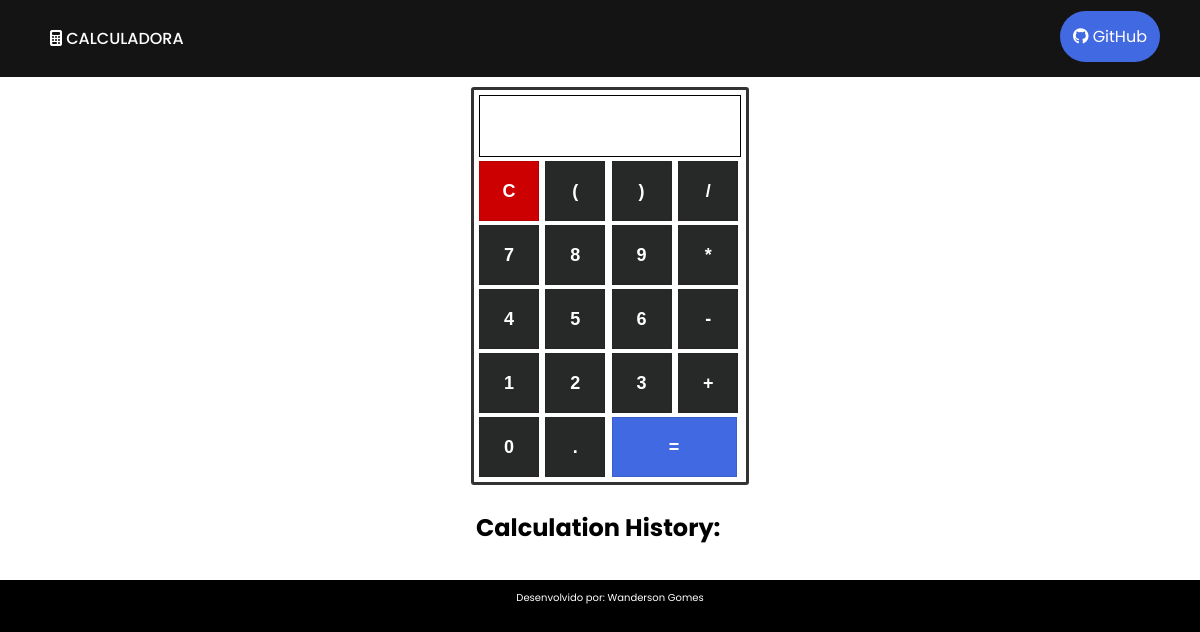
The app's page /, older data.
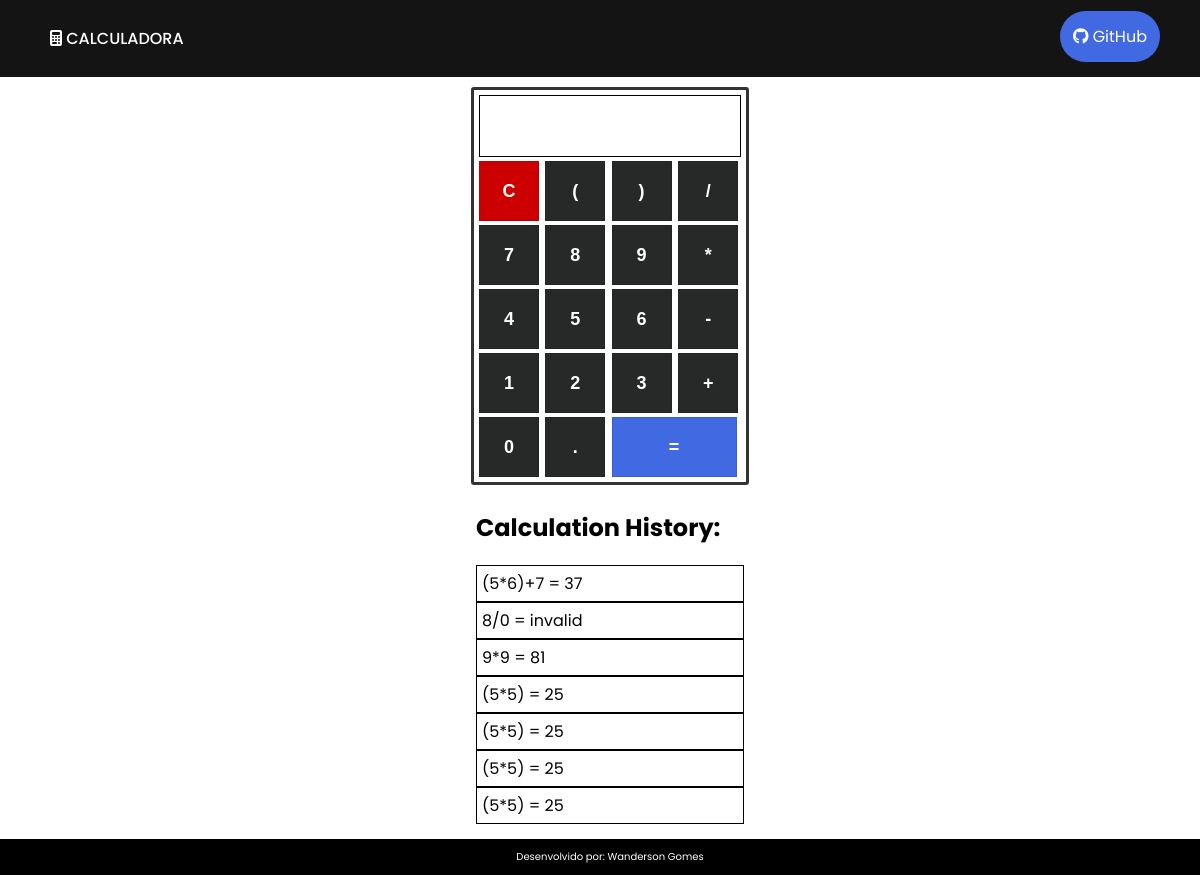
The same page, newer data.
### core/models.py (models this page shows)
class Calculation(models.Model):
    expression = models.CharField(max_length=100)
    result = models.CharField(max_length=100)
    def __str__(self):
        return f'{self.expression} = {self.result}'

### core/views.py (the view)
# urls.py: path('', core_views.page_calculator),
def page_calculator(request):
    calculations = Calculation.objects.all().order_by("-id")
    return render(request, "index.html", {'calculations': calculations})

### templates/index.html (shortened to what this page needs)
{% load static %}
<!DOCTYPE html>
<html lang="en">
<head>
    <link rel="stylesheet" href="https://cdnjs.cloudflare.com/ajax/libs/font-awesome/4.7.0/css/font-awesome.min.css">
    <link rel="stylesheet" href="{% static "css/index.css" %}">
</head>
<body>
    <header>
        <nav id="main-menu">
            <ul>
                <li class="logo"><i class="fa fa-calculator"></i> CALCULADORA</li>
                <li id="link-github"><a href="https://github.com/WandersonGomes/NUPREDS"><i class="fa fa-github fa-1g"></i> GitHub</a></li>
            </ul>
        </nav>
    </header>
    <main>
        <div class="box-calculator">
            <form id="calculator" class="calculator" action="calc/" method="GET">
                <input id="visor" name="visor" class="calculator-item visor" type="text" value="" readonly>
                <button id="btn-clear" type="button" class="clear" onclick="clearVisor();">C</button>
                <button id="btn-parentese-left" type="button" onclick="addNumberVisor('(');">(</button>
                <button id="btn-parentese-right"type="button" onclick="addNumberVisor(')');">)</button>
                <button id="btn-division" type="button" onclick="addNumberVisor('/');">/</button>
                <button id="btn-seven" type="button" onclick="addNumberVisor('7');">7</button>
                <button id="btn-eight" type="button" onclick="addNumberVisor('8');">8</button>
                <button id="btn-nine" type="button" onclick="addNumberVisor('9');">9</button>
                <button id="btn-multiplication" type="button" onclick="addNumberVisor('*');">*</button>
                <button id="btn-four" type="button" onclick="addNumberVisor('4');">4</button>
                <button id="btn-five" type="button" onclick="addNumberVisor('5');">5</button>
                <button id="btn-six" type="button" onclick="addNumberVisor('6');">6</button>
                <button id="btn-subtraction" type="button" onclick="addNumberVisor('-');">-</button>
                <button id="btn-one" type="button" onclick="addNumberVisor('1');">1</button>
                <button id="btn-two" type="button" onclick="addNumberVisor('2');">2</button>
                <button id="btn-three" type="button" onclick="addNumberVisor('3');">3</button>
                <button id="btn-sum" type="button" onclick="addNumberVisor('+');">+</button>
                <button id="btn-zero" type="button" onclick="addNumberVisor('0');">0</button>
                <button id="btn-point" type="button" onclick="addNumberVisor('.');">.</button>
                <button id="btn-equals" type="submit" class="equal"> = </button>
            </form>
        </div>
        <div id="historic">
            <h2>Calculation History:</h2>
            {% for calculation in calculations %}
            <div class="box-historic-calculation">
                {{calculation}}
            </div>
            {% endfor %}
        </div>
    </main>
    <footer>
        Desenvolvido por: Wanderson Gomes
    </footer>
</body>
</html>

### static/css/index.css (style rules this page uses)
body { background-color: #000; padding: 0; margin: 0; overflow-x: hidden; font-family: 'Poppins', sans-serif; }
header { text-align: center; background-color: rgb(20, 20, 20); padding: 10px; box-shadow: 0 0 3px rgb(61, 61, 61); }
header li { display: inline; padding-left: 45px; }
header ul #link-github a { padding: 13px; text-decoration: none; color: #FFF; background-color: royalblue; border-radius: 30px; float: right; position: relative; top: -15px; right: 30px; transition: 0.3s ease; }
header ul .logo { color: #FFF; font-weight: 500; float: left; padding-left: 0px; }
main { display: grid; justify-content: center; align-items: center; width: 100%; background: #FFF; padding: 10px; }
.box-calculator { padding: 5px; border: 3px solid rgb(51, 51, 51); background-color: rgba(255, 255, 255, 0.699); border-radius: 3px; }
.calculator { position: relative; display: grid; grid-gap: 4px; }
.calculator #visor { font-family: 'Inconsolata', monospace; grid-column: span 4; width: 240px; height: 40px; text-align: right; border: 1px solid black; outline: none; padding: 10px; font-size: 24px; }
.calculator button { height: 60px; width: 60px; color: #FFF; background-color: rgb(39, 41, 41); place-items: center; border: 1px solid rgba(0, 0, 0, .1); font-weight: 600; font-size: 18px; }
.calculator button.clear { background-color: #CC0000; }
.calculator button.equal { grid-column: span 2; width: 125px; background-color: royalblue; }
#historic { display: block; padding: 5px; }
#historic h2 { font-size: 24px; }
footer { width: 100%; padding: 10px; text-align: center; color: white; font-size: 10px; }
.box-historic-calculation { background-color: #FFF; padding: 5px; border: 1px solid black; }

Row changes from the older to the newer data that the page shows:
added Calculation: expression+result "(5*6)+7 = 37"
added Calculation: expression+result "8/0 = invalid"
added Calculation: expression+result "9*9 = 81"
added Calculation: expression+result "(5*5) = 25"
added Calculation: expression+result "(5*5) = 25"
added Calculation: expression+result "(5*5) = 25"
added Calculation: expression+result "(5*5) = 25"
